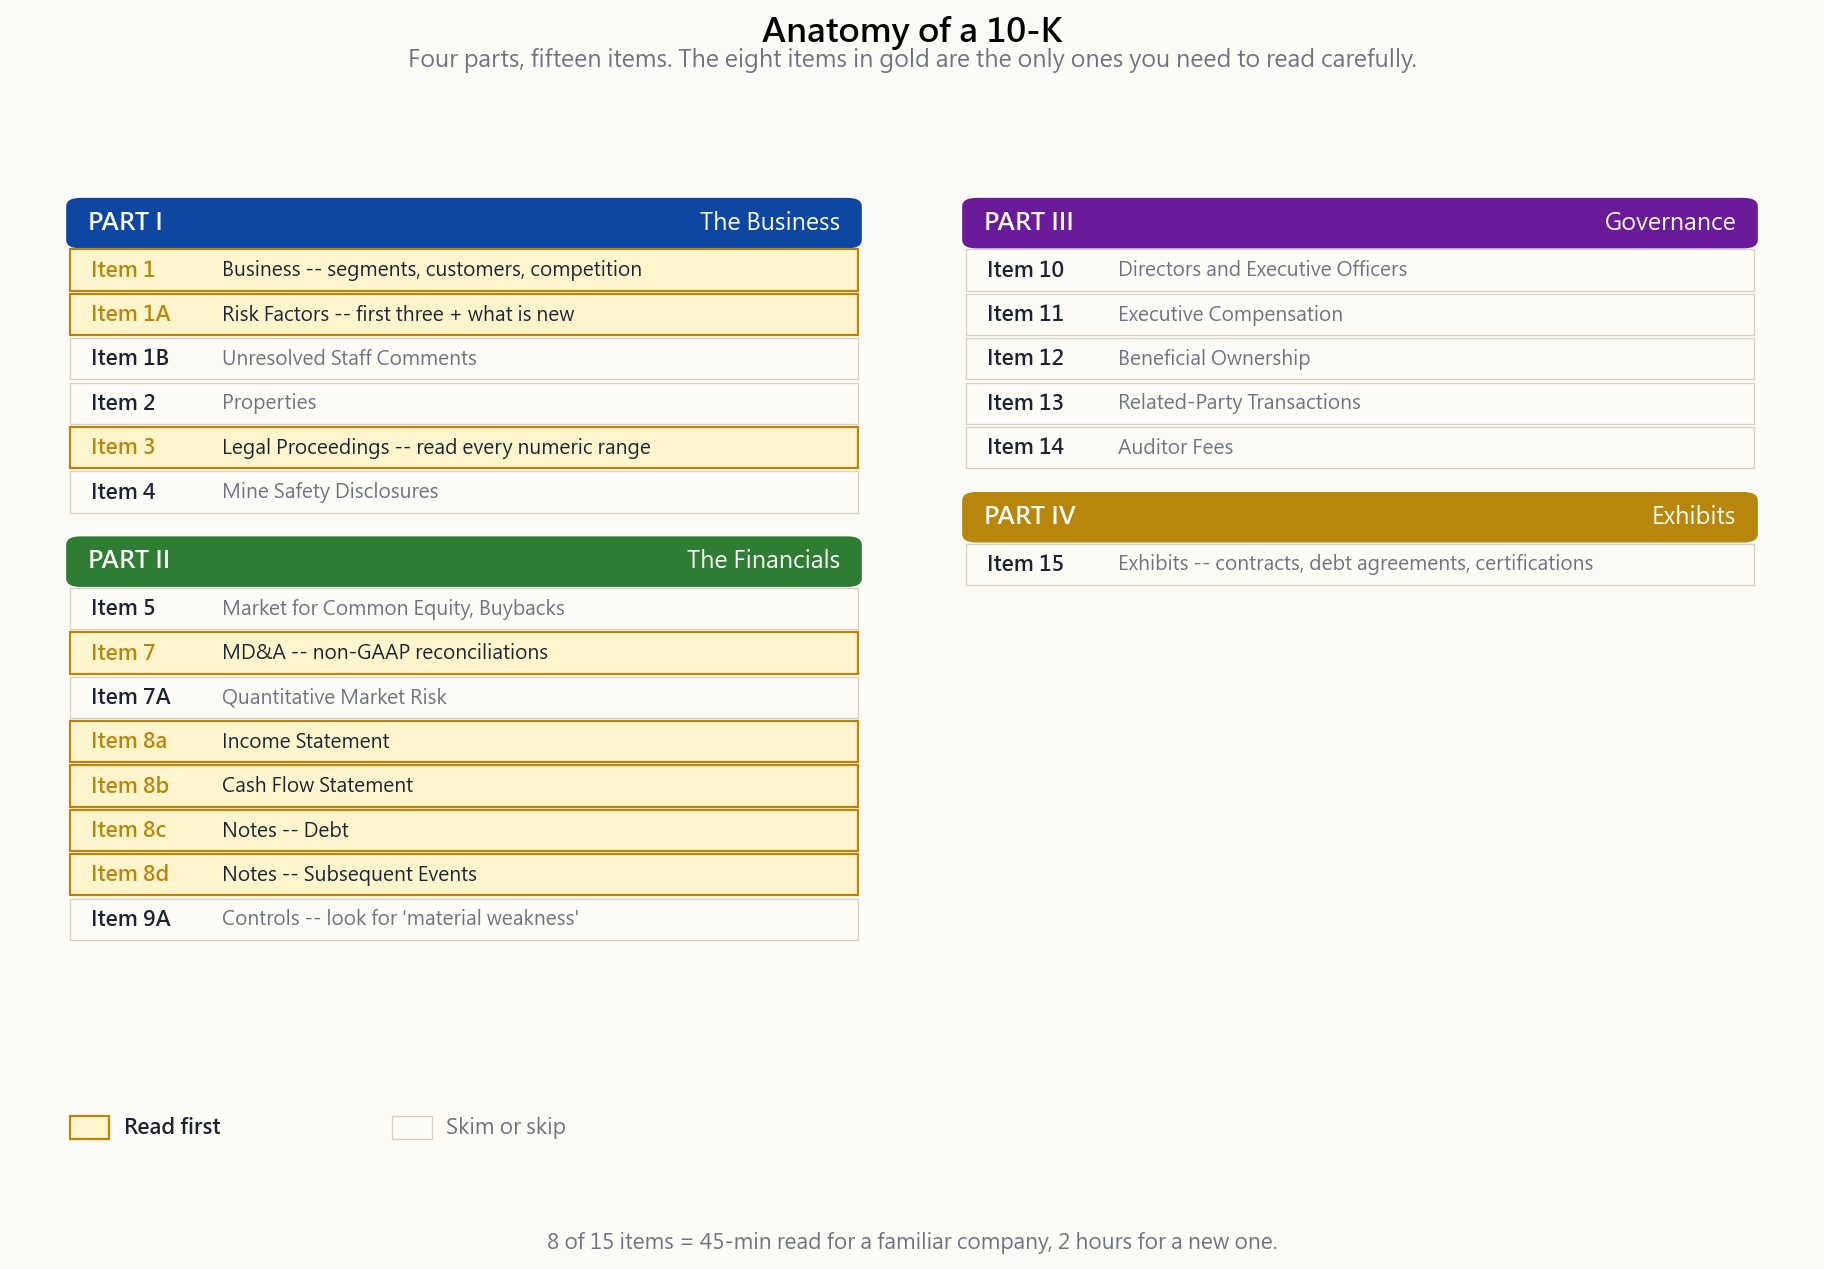

Recreate this plot in Python.
"""Side 02, S2.2 - Visual diagram of a 10-K table of contents.

Four-part skeleton (Parts I-IV) with each numbered Item shown as a
labelled row. The 8 items that matter most for an investor are
highlighted in gold.

Run:
    uv run python course/image/side02_10k_anatomy.py
"""

from __future__ import annotations

import sys
from pathlib import Path

import matplotlib.pyplot as plt
from matplotlib.patches import FancyBboxPatch, Rectangle

sys.path.insert(0, str(Path(__file__).resolve().parents[1]))
from scripts.chart_helpers import (  # noqa: E402
    PALETTE_LIGHT,
    apply_cjk_font,
    render_for_all_locales,
    style_axes,
)

apply_cjk_font()
OUT_DIR = Path(__file__).parent
BASE = "side02_10k_anatomy"


# Items most worth reading -- highlighted gold.
GOLD_ITEMS = {"Item 1", "Item 1A", "Item 3", "Item 7", "Item 8a", "Item 8b", "Item 8c", "Item 8d"}


LANG_STRINGS = {
    "en": {
        "title":    "Anatomy of a 10-K",
        "subtitle": "Four parts, fifteen items. The eight items in gold are the only ones you need to read carefully.",
        "footer":   "8 of 15 items = 45-min read for a familiar company, 2 hours for a new one.",
        "parts": [
            ("PART I",   "The Business", [
                ("Item 1",  "Business -- segments, customers, competition"),
                ("Item 1A", "Risk Factors -- first three + what is new"),
                ("Item 1B", "Unresolved Staff Comments"),
                ("Item 2",  "Properties"),
                ("Item 3",  "Legal Proceedings -- read every numeric range"),
                ("Item 4",  "Mine Safety Disclosures"),
            ]),
            ("PART II",  "The Financials", [
                ("Item 5",  "Market for Common Equity, Buybacks"),
                ("Item 7",  "MD&A -- non-GAAP reconciliations"),
                ("Item 7A", "Quantitative Market Risk"),
                ("Item 8a", "Income Statement"),
                ("Item 8b", "Cash Flow Statement"),
                ("Item 8c", "Notes -- Debt"),
                ("Item 8d", "Notes -- Subsequent Events"),
                ("Item 9A", "Controls -- look for 'material weakness'"),
            ]),
            ("PART III", "Governance", [
                ("Item 10", "Directors and Executive Officers"),
                ("Item 11", "Executive Compensation"),
                ("Item 12", "Beneficial Ownership"),
                ("Item 13", "Related-Party Transactions"),
                ("Item 14", "Auditor Fees"),
            ]),
            ("PART IV",  "Exhibits", [
                ("Item 15", "Exhibits -- contracts, debt agreements, certifications"),
            ]),
        ],
        "legend_gold": "Read first",
        "legend_grey": "Skim or skip",
    },
    "hk": {
        "title":    "10-K 文件結構",
        "subtitle": "四部分、十五項。金色高亮的八項才是真正需要細讀的部分。",
        "footer":   "15 項中 8 項 = 熟悉公司 45 分鐘、新公司 2 小時。",
        "parts": [
            ("第一部分", "業務", [
                ("項目 1",  "業務 -- 分部、客戶、競爭"),
                ("項目 1A", "風險因素 -- 前三項 + 新增項"),
                ("項目 1B", "SEC 未解決意見"),
                ("項目 2",  "物業"),
                ("項目 3",  "法律訴訟 -- 留意金額區間"),
                ("項目 4",  "礦場安全披露"),
            ]),
            ("第二部分", "財務", [
                ("項目 5",  "股票市場、回購"),
                ("項目 7",  "MD&A -- 非 GAAP 對賬"),
                ("項目 7A", "市場風險量化披露"),
                ("項目 8a", "損益表"),
                ("項目 8b", "現金流量表"),
                ("項目 8c", "附註 -- 債務"),
                ("項目 8d", "附註 -- 後續事項"),
                ("項目 9A", "內控 -- 留意「重大缺陷」"),
            ]),
            ("第三部分", "公司治理", [
                ("項目 10", "董事及高管"),
                ("項目 11", "高管薪酬"),
                ("項目 12", "持股情況"),
                ("項目 13", "關聯交易"),
                ("項目 14", "核數師費用"),
            ]),
            ("第四部分", "附件", [
                ("項目 15", "附件 -- 合約、債務協議、簽署證明"),
            ]),
        ],
        "legend_gold": "優先閱讀",
        "legend_grey": "略讀或跳過",
    },
    "tw": {
        "title":    "10-K 文件結構",
        "subtitle": "四部分、十五項。金色標示的八項才是真正需要細讀的部分。",
        "footer":   "15 項中 8 項 = 熟悉公司 45 分鐘、新公司 2 小時。",
        "parts": [
            ("第一部分", "業務", [
                ("項目 1",  "業務 -- 分部、客戶、競爭"),
                ("項目 1A", "風險因素 -- 前三項 + 新增項"),
                ("項目 1B", "SEC 未解決意見"),
                ("項目 2",  "資產"),
                ("項目 3",  "法律訴訟 -- 留意金額區間"),
                ("項目 4",  "礦場安全披露"),
            ]),
            ("第二部分", "財務", [
                ("項目 5",  "股票市場、回購"),
                ("項目 7",  "MD&A -- 非 GAAP 對帳"),
                ("項目 7A", "市場風險量化披露"),
                ("項目 8a", "損益表"),
                ("項目 8b", "現金流量表"),
                ("項目 8c", "附註 -- 債務"),
                ("項目 8d", "附註 -- 後續事項"),
                ("項目 9A", "內控 -- 留意「重大缺陷」"),
            ]),
            ("第三部分", "公司治理", [
                ("項目 10", "董事及高階主管"),
                ("項目 11", "高階主管薪酬"),
                ("項目 12", "持股情況"),
                ("項目 13", "關係人交易"),
                ("項目 14", "簽證會計師費用"),
            ]),
            ("第四部分", "附件", [
                ("項目 15", "附件 -- 合約、債務協議、簽署證明"),
            ]),
        ],
        "legend_gold": "優先閱讀",
        "legend_grey": "略讀或跳過",
    },
    "cn": {
        "title":    "10-K 文件结构",
        "subtitle": "四部分、十五项。金色高亮的八项才是真正需要细读的部分。",
        "footer":   "15 项中 8 项 = 熟悉公司 45 分钟、新公司 2 小时。",
        "parts": [
            ("第一部分", "业务", [
                ("项目 1",  "业务 -- 分部、客户、竞争"),
                ("项目 1A", "风险因素 -- 前三项 + 新增项"),
                ("项目 1B", "SEC 未解决意见"),
                ("项目 2",  "资产"),
                ("项目 3",  "法律诉讼 -- 留意金额区间"),
                ("项目 4",  "矿场安全披露"),
            ]),
            ("第二部分", "财务", [
                ("项目 5",  "股票市场、回购"),
                ("项目 7",  "MD&A -- 非 GAAP 对账"),
                ("项目 7A", "市场风险量化披露"),
                ("项目 8a", "损益表"),
                ("项目 8b", "现金流量表"),
                ("项目 8c", "附注 -- 债务"),
                ("项目 8d", "附注 -- 后续事项"),
                ("项目 9A", "内控 -- 留意「重大缺陷」"),
            ]),
            ("第三部分", "公司治理", [
                ("项目 10", "董事及高管"),
                ("项目 11", "高管薪酬"),
                ("项目 12", "持股情况"),
                ("项目 13", "关联交易"),
                ("项目 14", "审计师费用"),
            ]),
            ("第四部分", "附件", [
                ("项目 15", "附件 -- 合同、债务协议、签署证明"),
            ]),
        ],
        "legend_gold": "优先阅读",
        "legend_grey": "略读或跳过",
    },
}


def build_fig(s):
    p = PALETTE_LIGHT
    fig, ax = plt.subplots(figsize=(11.5, 8.0), dpi=150)
    style_axes(ax, p)

    # Two-column layout: Part I + Part II on the left, Parts III + IV on the right.
    layout = [(0, 0, 1), (1, 0, 1), (2, 1, 1), (3, 1, 1)]

    # We need to compute y positions per column independently.
    col_y = {0: 0.97, 1: 0.97}
    part_colors = [p["blue"], p["green"], p["purple"], p["accent"]]

    for idx, (part_idx, col, _) in enumerate(layout):
        part_label, part_name, items = s["parts"][part_idx]
        x_left = 0.03 if col == 0 else 0.53
        x_right = x_left + 0.44

        # Part header strip
        y_top = col_y[col]
        header = FancyBboxPatch(
            (x_left, y_top - 0.045), x_right - x_left, 0.045,
            boxstyle="round,pad=0.002,rounding_size=0.008",
            facecolor=part_colors[part_idx], edgecolor="none",
            transform=ax.transAxes, zorder=2,
        )
        ax.add_patch(header)
        ax.text(x_left + 0.01, y_top - 0.022, part_label,
                ha="left", va="center", fontsize=11, fontweight="bold",
                color="white", transform=ax.transAxes, zorder=3)
        ax.text(x_right - 0.01, y_top - 0.022, part_name,
                ha="right", va="center", fontsize=10.5, fontstyle="italic",
                color="white", transform=ax.transAxes, zorder=3)

        y = y_top - 0.045
        for item_id, item_desc in items:
            y -= 0.043
            is_gold = item_id.replace(" ", "") in {x.replace(" ", "") for x in GOLD_ITEMS}
            face = "#fff5cc" if is_gold else p["bg"]
            edge = p["accent"] if is_gold else p["grid"]
            box = Rectangle(
                (x_left, y), x_right - x_left, 0.040,
                facecolor=face, edgecolor=edge, linewidth=1.0 if is_gold else 0.6,
                transform=ax.transAxes, zorder=2,
            )
            ax.add_patch(box)
            ax.text(x_left + 0.012, y + 0.020, item_id,
                    ha="left", va="center",
                    fontsize=9.5, fontweight="bold",
                    color=p["accent"] if is_gold else p["fg"],
                    transform=ax.transAxes, zorder=3)
            ax.text(x_left + 0.085, y + 0.020, item_desc,
                    ha="left", va="center",
                    fontsize=8.8,
                    color=p["fg"] if is_gold else p["muted"],
                    transform=ax.transAxes, zorder=3)
        col_y[col] = y - 0.025

    # Legend
    leg_y = 0.06
    leg_x = 0.03
    swatch1 = Rectangle((leg_x, leg_y), 0.022, 0.022,
                        facecolor="#fff5cc", edgecolor=p["accent"], linewidth=1.0,
                        transform=ax.transAxes, zorder=3)
    ax.add_patch(swatch1)
    ax.text(leg_x + 0.030, leg_y + 0.011, s["legend_gold"],
            ha="left", va="center", fontsize=9.5, color=p["fg"],
            fontweight="bold", transform=ax.transAxes, zorder=3)

    swatch2 = Rectangle((leg_x + 0.18, leg_y), 0.022, 0.022,
                        facecolor=p["bg"], edgecolor=p["grid"], linewidth=0.6,
                        transform=ax.transAxes, zorder=3)
    ax.add_patch(swatch2)
    ax.text(leg_x + 0.18 + 0.030, leg_y + 0.011, s["legend_grey"],
            ha="left", va="center", fontsize=9.5, color=p["muted"],
            transform=ax.transAxes, zorder=3)

    ax.set_xlim(0, 1)
    ax.set_ylim(0, 1)
    ax.set_xticks([]); ax.set_yticks([])
    for sp in ("left", "right", "top", "bottom"):
        ax.spines[sp].set_visible(False)
    ax.grid(False)

    fig.suptitle(s["title"], fontsize=15, fontweight="bold", y=0.985)
    fig.text(0.5, 0.945, s["subtitle"], ha="center",
             fontsize=10.5, color=p["muted"], style="italic")
    fig.text(0.5, 0.022, s["footer"], ha="center",
             fontsize=9.5, color=p["muted"], style="italic")
    fig.tight_layout(rect=[0, 0.04, 1, 0.93])
    return fig


if __name__ == "__main__":
    render_for_all_locales(BASE, OUT_DIR, build_fig, LANG_STRINGS)
    print(f"Wrote {BASE}_*.png to {OUT_DIR}")
